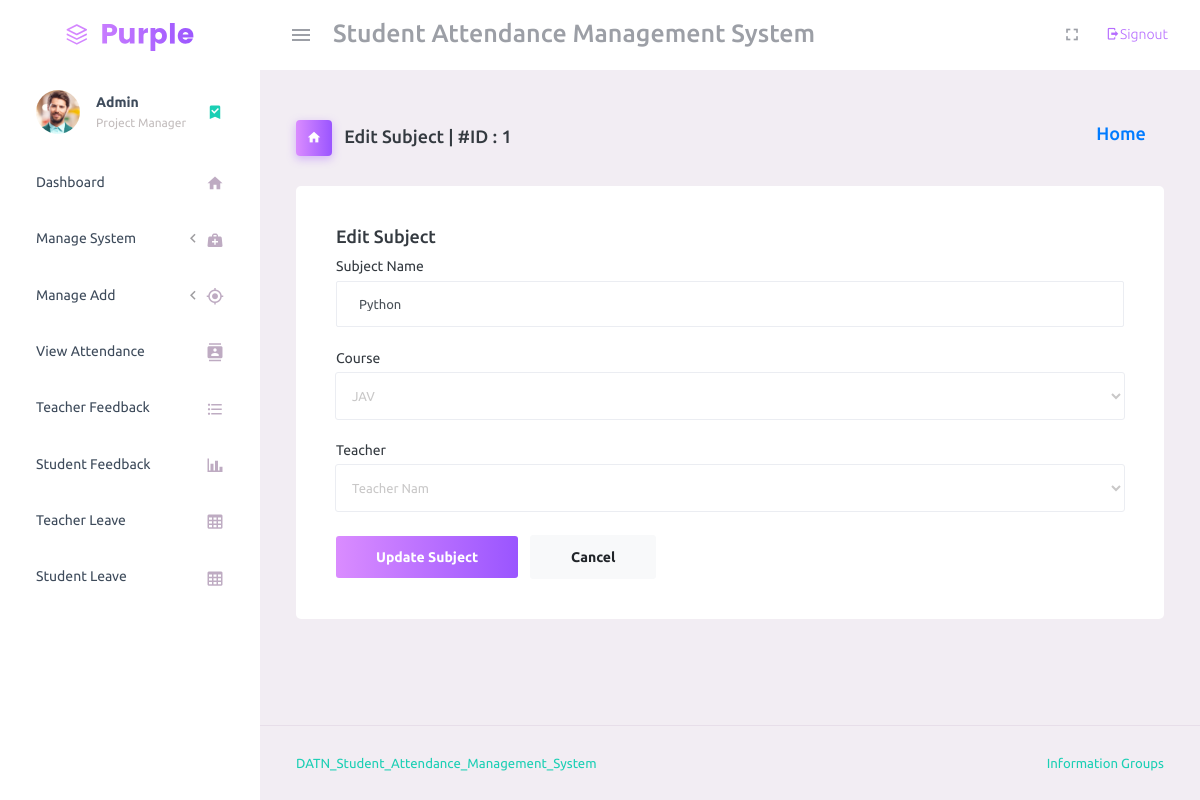
Before: /edit_subject/1/ (signed in) with the older database file.
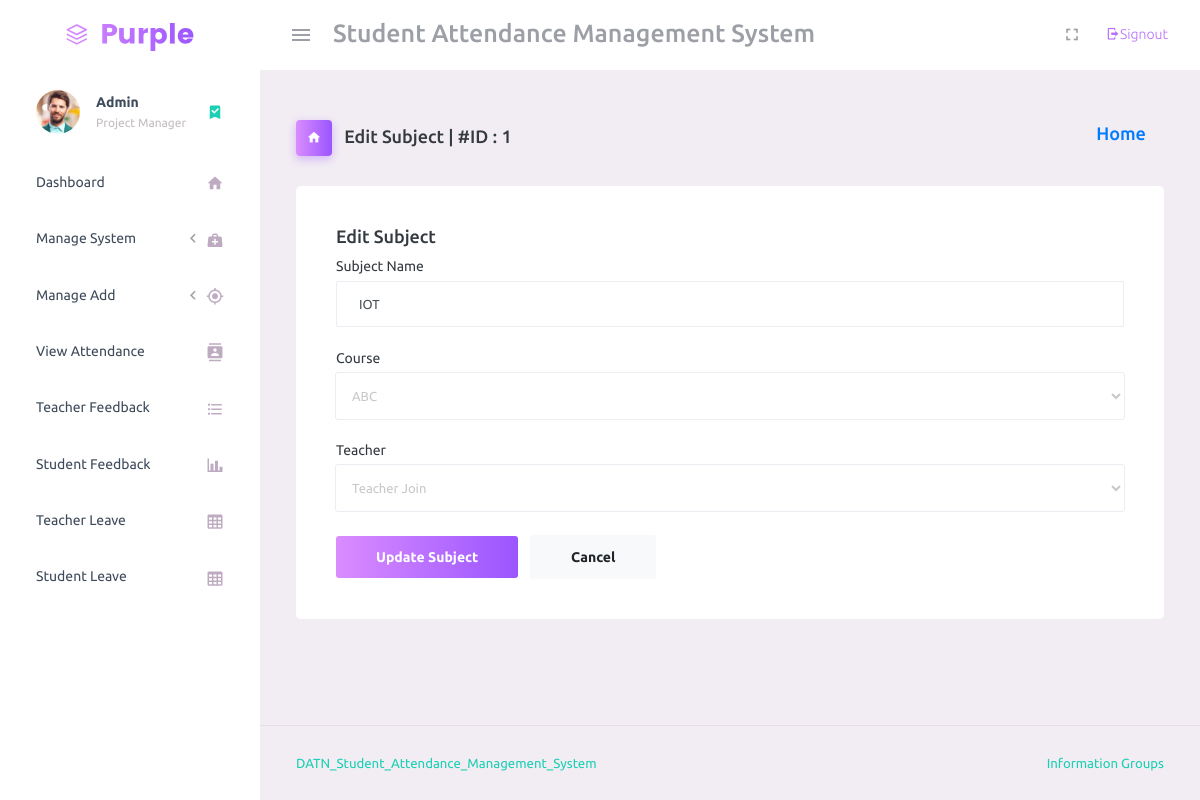
After: the same page with the newer database file.
### student_management_app/models.py (models this page shows)
class Subjects(models.Model):
    id = models.AutoField(primary_key=True)
    subject_name = models.CharField(max_length=255)
    course_id = models.ForeignKey(Courses, on_delete=models.CASCADE, default=1)
    teacher_id = models.ForeignKey(CustomUser, on_delete=models.CASCADE)
    created_at = models.DateTimeField(auto_now_add=True)
    updated_at = models.DateTimeField(auto_now_add=True)
    objects = models.Manager()

class Courses(models.Model):
    id = models.AutoField(primary_key=True)
    course_name = models.CharField(max_length=255)
    created_at = models.DateTimeField(auto_now_add=True)
    updated_at = models.DateTimeField(auto_now_add=True)
    objects = models.Manager()

### student_management_app/HodViews.py (the view)
# urls.py: path('edit_subject/<subject_id>/', HodViews.edit_subject, name="edit_subject"),
def edit_subject(request, subject_id):
    subject = Subjects.objects.get(id=subject_id)
    courses = Courses.objects.all()
    teachers = CustomUser.objects.filter(user_type='2')
    context = {
        "subject": subject,
        "courses": courses,
        "teachers": teachers,
        "id": subject_id
    }
    return render(request, 'hod_template/edit_subject_template.html', context)

### student_management_app/LoginCheckMiddleWare.py (called while the page is built, shortened)
    def process_view(self, request, view_func, view_args, view_kwargs):
        modulename = view_func.__module__
        user = request.user
        if user.is_authenticated:
            if user.user_type == "1":
                if modulename == "student_management_app.HodViews":
                    pass
                elif modulename == "student_management_app.views" or modulename == "django.views.static":
                    pass
                else:
                    return redirect("admin_home")
            else:
                return redirect("login")
        else:
            if request.path == reverse("login") or request.path == reverse("doLogin"):
                pass
            else:
                return redirect("login")

### student_management_app/templates/hod_template/edit_subject_template.html (shortened to what this page needs)
{% extends 'hod_template/base_template.html'%}
{% load static %}
{% block page_title %}
Edit Subject | #ID : {{ subject.id }}
{% endblock page_title %}
{% block content %}
<div class="card">
    <div class="card-body">
      <h4 class="card-title">Edit Subject</h4>
      <form class="forms-sample" action="{% url 'edit_subject_save' %}" method="post">
        <div class="form-group">
            <label >Subject Name</label>
            <input type="text" class="form-control" name="subject" value="{{ subject.subject_name }}">
        </div>
        <div class="form-group">
            <label >Course</label>
            <select class="form-control" name="course">
                {% for course in courses %}
                    <option value="{{ course.id }}" {% if course.id == subject.course_id.id %} selected {% endif %}>{{ course.course_name }}</option>
                {% endfor%}
            </select>
        </div>
        <div class="form-group">
            <label >Teacher</label>
            <select class="form-control" name="teacher">
                {% for teacher in teachers %}
                    <option value="{{ teacher.id }}" {% if staff.id == subject.staff_id.id %} selected {% endif %}>{{ teacher.first_name }} {{teacher.last_name}}</option>
                {% endfor%}
            </select>
        </div>
        <button type="submit" class="btn btn-gradient-primary mr-2 ">Update Subject</button>
        <button class="btn btn-light">Cancel</button>
      </form>
    </div>
  </div>
{% endblock content %}

Changed rows visible on the page:
changed Subjects id 1: subject "Python" → "IOT"; course "JAV" → "ABC"
Other visible differences:
form field teacher: "Teacher Nam" → "Teacher Join"
